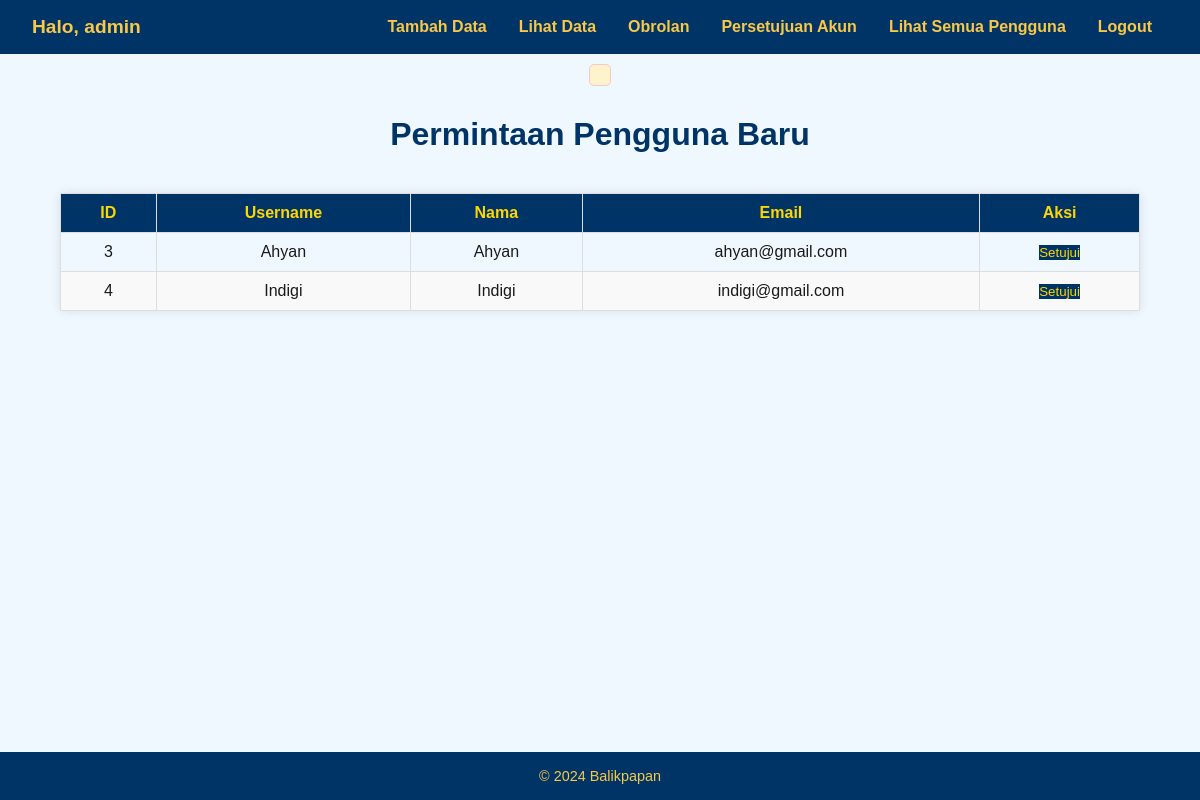
The app's page /admin_requests (signed in) with its own data.
### tables this page shows
CREATE TABLE users (
        id INTEGER PRIMARY KEY AUTOINCREMENT,
        username TEXT NOT NULL UNIQUE,
        password TEXT NOT NULL,
        nama TEXT,
        alamat TEXT,
        no_hp TEXT,
        email TEXT,
        role TEXT DEFAULT 'user',  -- Tambahkan kolom role dengan default 'user'
        approved INTEGER DEFAULT 0 -- Tambahkan kolom approved dengan default 0 (belum disetujui)
    );

### app.py (the view)
@app.route('/admin_requests')
def admin_requests():
    if 'username' not in session or session.get('role') != 'admin':
        flash("Anda tidak memiliki akses ke halaman ini.")
        return redirect('/')
    conn = sqlite3.connect("billing_system.db")
    cursor = conn.cursor()
    cursor.execute("SELECT * FROM users WHERE approved = 0")
    pending_users = cursor.fetchall()
    conn.close()
    return render_template("admin_requests.html", pending_users=pending_users)

### templates/admin_requests.html (shortened to what this page needs)
<!DOCTYPE html>
<html lang="id">
<head>
</head>
<body>
    {% extends "base.html" %}
    {% block content %}
    <h1>Permintaan Pengguna Baru</h1>
    <table>
        <thead>
            <tr>
                <th>ID</th>
                <th>Username</th>
                <th>Nama</th>
                <th>Email</th>
                <th>Aksi</th>
            </tr>
        </thead>
        <tbody>
            {% for user in pending_users %}
            <tr>
                <td>{{ user[0] }}</td>
                <td>{{ user[1] }}</td>
                <td>{{ user[3] }}</td>
                <td>{{ user[6] }}</td>
                <td>
                    <form method="POST" action="{{ url_for('approve_user', user_id=user[0]) }}">
                        <button type="submit">Setujui</button>
                    </form>
                </td>
            </tr>
            {% endfor %}
        </tbody>
    </table>
    {% endblock %}

### static/css/all.css (style rules this page uses)
body, h2, p, a, input, button, form, nav { margin: 0; padding: 0; box-sizing: border-box; font-family: Arial, sans-serif; }
body { background-color: #f0f8ff; color: #1a1a1a; display: flex; flex-direction: column; min-height: 100vh; }

### templates/admin_requests.html (style rules this page uses)
body { font-family: Arial, sans-serif; margin: 0; background-color: #f4f4f4; color: #333; }
h1 { text-align: center; color: #003366; margin: 20px 0; }
table { width: 90%; margin: 20px auto; border-collapse: collapse; box-shadow: 0 0 10px rgba(0, 0, 0, 0.1); }
th, td { padding: 10px; border: 1px solid #ddd; text-align: center; }
th { background-color: #003366; color: #FFD700; }
tr:nth-child(even) { background-color: #f9f9f9; }
button { background-color: #003366; color: #FFD700; border: none; padding: 5px 10px; cursor: pointer; }

### records on screen
users: id "3", username "Ahyan", nama "Ahyan", email "ahyan@gmail.com"
users: id "4", username "Indigi", nama "Indigi", email "indigi@gmail.com"

### other values on screen
{{ session['username'] }} "admin"
